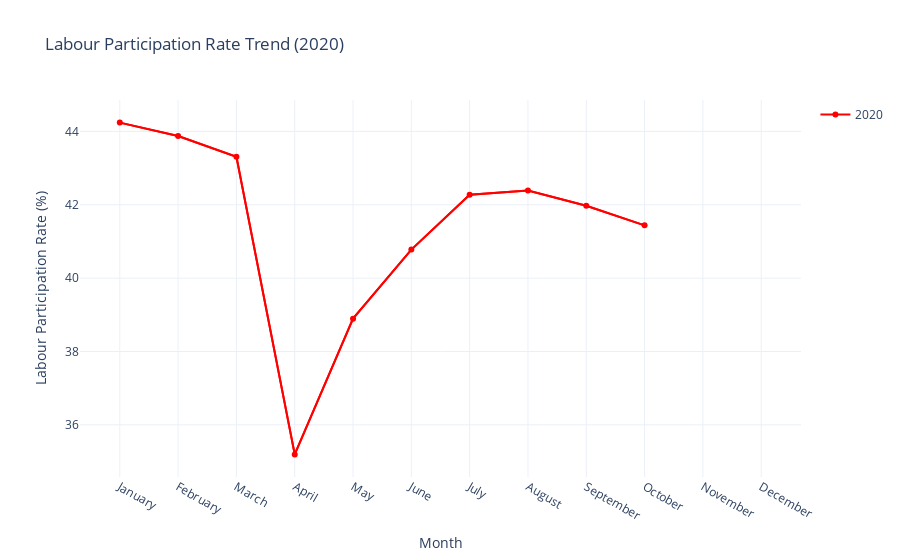

Notebook code for this chart:
### Code cell
df_2020 = df[df['Year'] == 2020]
month_order = [calendar.month_name[i] for i in range(1, 13)]
df_2020['Month'] = pd.Categorical(
    df_2020['Month'], categories=month_order, ordered=True)

df_2020_monthly_avg = df_2020.groupby(
    'Month')['Estimated Labour Participation Rate'].mean().reset_index()

fig_2020 = px.line(df_2020_monthly_avg, x='Month', y='Estimated Labour Participation Rate',
                   title='Labour Participation Rate Trend (2020)',
                   labels={
                       'Estimated Labour Participation Rate': 'Labour Participation Rate (%)'},
                   line_dash_sequence=['solid'], color_discrete_sequence=['red'])

trace_2020 = go.Scatter(x=df_2020_monthly_avg['Month'], y=df_2020_monthly_avg['Estimated Labour Participation Rate'],
                        mode='markers+lines', name='2020', line=dict(color='red'))

fig_2020.add_trace(trace_2020)
fig_2020.update_layout(
    xaxis_title='Month',
    yaxis_title='Labour Participation Rate (%)',
    template='plotly_white'
)

fig_2020.show()

### Figure 1 — Plotly figure (JSON) as saved in the notebook; plotly's stock layout.template omitted (floating-point values rounded to 4 significant figures)
{"data": [{"hovertemplate": "Month=%{x}<br>Labour Participation Rate (%)=%{y}<extra></extra>", "legendgroup": "", "line": {"color": "red", "dash": "solid"}, "marker": {"symbol": "circle"}, "mode": "lines", "name": "", "orientation": "v", "showlegend": false, "type": "scatter", "x": ["January", "February", "March", "April", "May", "June", "July", "August", "September", "October", "November", "December"], "xaxis": "x", "y": [44.24, 43.87, 43.31, 35.19, 38.9, 40.78, 42.27, 42.39, 41.97, 41.44, null, null], "yaxis": "y"}, {"line": {"color": "red"}, "mode": "markers+lines", "name": "2020", "type": "scatter", "x": ["January", "February", "March", "April", "May", "June", "July", "August", "September", "October", "November", "December"], "y": [44.24, 43.87, 43.31, 35.19, 38.9, 40.78, 42.27, 42.39, 41.97, 41.44, null, null]}], "layout": {"legend": {"tracegroupgap": 0}, "title": {"text": "Labour Participation Rate Trend (2020)"}, "xaxis": {"anchor": "y", "domain": [0, 1], "title": {"text": "Month"}}, "yaxis": {"anchor": "x", "domain": [0, 1], "title": {"text": "Labour Participation Rate (%)"}}}}
